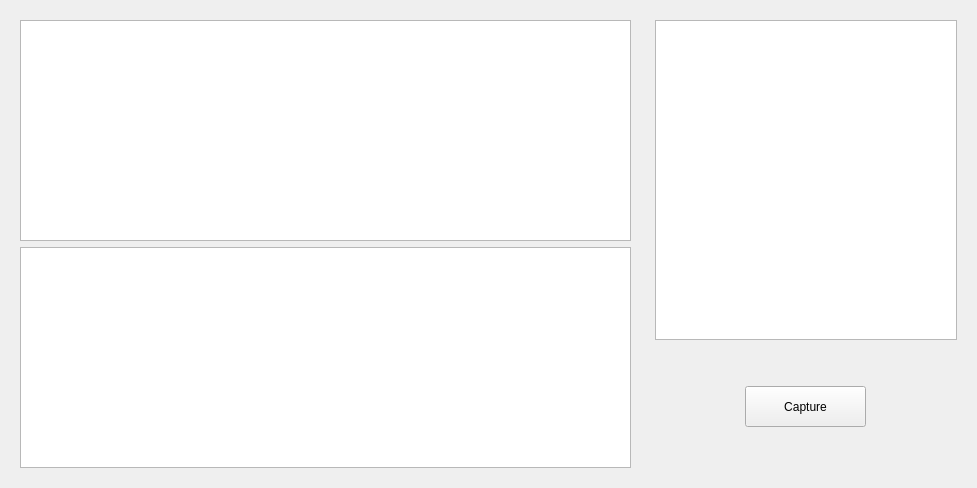
<?xml version="1.0" encoding="UTF-8"?>
<ui version="4.0">
 <class>chartView</class>
 <widget class="QDialog" name="chartView">
  <property name="geometry">
   <rect>
    <x>0</x>
    <y>0</y>
    <width>977</width>
    <height>488</height>
   </rect>
  </property>
  <property name="windowTitle">
   <string>Dialog</string>
  </property>
  <layout class="QHBoxLayout" name="horizontalLayout">
   <item>
    <widget class="QStackedWidget" name="stackedWidget">
     <property name="sizePolicy">
      <sizepolicy hsizetype="Expanding" vsizetype="Preferred">
       <horstretch>0</horstretch>
       <verstretch>0</verstretch>
      </sizepolicy>
     </property>
     <property name="currentIndex">
      <number>0</number>
     </property>
     <widget class="QWidget" name="page">
      <layout class="QVBoxLayout" name="verticalLayout_2">
       <item>
        <widget class="QChartView" name="graphicsView">
         <property name="sizePolicy">
          <sizepolicy hsizetype="Expanding" vsizetype="MinimumExpanding">
           <horstretch>0</horstretch>
           <verstretch>0</verstretch>
          </sizepolicy>
         </property>
        </widget>
       </item>
       <item>
        <widget class="QChartView" name="graphicsView_2">
         <property name="sizePolicy">
          <sizepolicy hsizetype="Expanding" vsizetype="MinimumExpanding">
           <horstretch>0</horstretch>
           <verstretch>0</verstretch>
          </sizepolicy>
         </property>
        </widget>
       </item>
      </layout>
     </widget>
     <widget class="QWidget" name="page_2"/>
    </widget>
   </item>
   <item>
    <widget class="QStackedWidget" name="stackedWidget_2">
     <property name="sizePolicy">
      <sizepolicy hsizetype="Preferred" vsizetype="Preferred">
       <horstretch>0</horstretch>
       <verstretch>0</verstretch>
      </sizepolicy>
     </property>
     <property name="maximumSize">
      <size>
       <width>320</width>
       <height>16777215</height>
      </size>
     </property>
     <property name="currentIndex">
      <number>1</number>
     </property>
     <widget class="QWidget" name="page_3">
      <layout class="QVBoxLayout" name="verticalLayout_5">
       <item>
        <widget class="QTableView" name="tableView_2"/>
       </item>
       <item>
        <widget class="QTableView" name="tableView_3"/>
       </item>
      </layout>
     </widget>
     <widget class="QWidget" name="page_4">
      <layout class="QVBoxLayout" name="verticalLayout">
       <item>
        <widget class="QTableView" name="tableView">
         <property name="sizePolicy">
          <sizepolicy hsizetype="Expanding" vsizetype="Fixed">
           <horstretch>0</horstretch>
           <verstretch>0</verstretch>
          </sizepolicy>
         </property>
         <property name="minimumSize">
          <size>
           <width>0</width>
           <height>320</height>
          </size>
         </property>
         <property name="maximumSize">
          <size>
           <width>16777215</width>
           <height>16777215</height>
          </size>
         </property>
        </widget>
       </item>
       <item>
        <widget class="QWidget" name="widget" native="true">
         <property name="sizePolicy">
          <sizepolicy hsizetype="Expanding" vsizetype="Expanding">
           <horstretch>0</horstretch>
           <verstretch>0</verstretch>
          </sizepolicy>
         </property>
         <widget class="QPushButton" name="pbLog">
          <property name="geometry">
           <rect>
            <x>110</x>
            <y>50</y>
            <width>75</width>
            <height>23</height>
           </rect>
          </property>
          <property name="text">
           <string>Log</string>
          </property>
         </widget>
         <widget class="QPushButton" name="pbCapture">
          <property name="geometry">
           <rect>
            <x>90</x>
            <y>40</y>
            <width>121</width>
            <height>41</height>
           </rect>
          </property>
          <property name="text">
           <string>Capture</string>
          </property>
         </widget>
        </widget>
       </item>
      </layout>
     </widget>
    </widget>
   </item>
  </layout>
 </widget>
 <customwidgets>
  <customwidget>
   <class>QChartView</class>
   <extends>QGraphicsView</extends>
   <header location="global">QtCharts</header>
  </customwidget>
 </customwidgets>
 <resources/>
 <connections/>
</ui>
